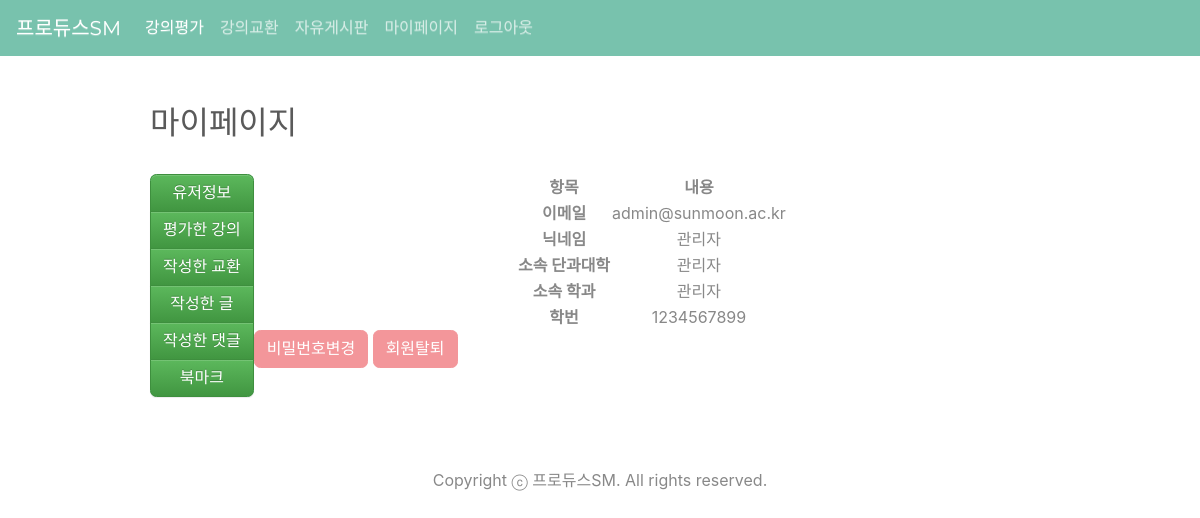
Page /page/mypage_board/user_information.php (signed in) on the committed database.
### tables this page shows
CREATE TABLE `member` (
  `idx` int(11) NOT NULL,
  `id` varchar(100) NOT NULL,
  `pw` varchar(100) NOT NULL,
  `name` varchar(100) NOT NULL,
  `email` varchar(100) NOT NULL,
  `student_idx` int(10) NOT NULL,
  `college_name` varchar(45) NOT NULL,
  `major_name` varchar(45) NOT NULL
);

### db.php (called while the page is built, shortened)
<?php
 $db = new mysqli("localhost","root","123456","producesm");
 $db->set_charset("utf8");
 function mq($sql){
   global $db;
   return $db->query($sql);
 }
 ?>

### page/mypage_board/user_information.php (the view, shortened to what this page needs)
<?php
	include "../../db.php";
	if(isset($_SESSION['userid'])){
?>
<!doctype html>
<html>
<head>
 <link rel="stylesheet" href="../../css/board.css" />
<link rel="stylesheet" href="../../css/bootstrap.min.css">
<link rel="stylesheet" href="../../css/bootstrap-theme.min.css">
</head>
<nav class="navbar navbar-expand-lg navbar-dark bg-primary">
  <a class="navbar-brand" href="../../../index.php">프로듀스SM</a>
  <div class="collapse navbar-collapse" id="navbarColor01">
    <ul class="navbar-nav mr-auto">
      <li class="nav-item active">
        <a class="nav-link" href="../../page/evaluation.php">강의평가 <span class="sr-only">(current)</span></a>
      </li>
      <li class="nav-item">
        <a class="nav-link" href="../../page/trade.php">강의교환</a>
      </li>
      <li class="nav-item">
        <a class="nav-link" href="../../page/list.php">자유게시판</a>
      </li>
      <li class="nav-item">
        <a class="nav-link" href="../../page/mypage.php">마이페이지</a>
      </li>
      <li class="nav-item">
        <a class="nav-link" href="../../member/logout.php">로그아웃</a>
      </li>
    </ul>
  </div>
</nav>
<body>
	<div id="board_area">
		<br><br><h2>마이페이지</h2><br>
		<div class="btn-group-vertical" style="float:left;">
  		<a class="btn btn-success" href="user_information.php">유저정보</a>
  		<a class="btn btn-success" href="my_evaluation.php">평가한 강의</a>
			<a class="btn btn-success" href="my_trade.php">작성한 교환</a>
  		<a class="btn btn-success" href="my_list.php">작성한 글</a>
  		<a class="btn btn-success" href="my_reply.php">작성한 댓글</a>
  		<a class="btn btn-success" href="my_bookmark.php">북마크</a>
		</div>
			<?php
				$sql = mq("select * from member where id='".$_SESSION['userid']."'");
				$user = $sql->fetch_array();
			?>
				<form method="post">
					<div>
		   			<table style="margin-left: auto; margin-right: auto;">
		       	<thead>
		       	<tr>
		           <th scope="cols">항목</th>
		           <th scope="cols">내용</th>
		       	</tr>
		       	</thead>
		       	<tbody>
		       	<tr>
		           <th scope="row">이메일</th>
		           <td><?php echo $user['email'].$user['emadress']?></td>
		       </tr>
		       <tr>
		           <th scope="row">닉네임</th>
		           <td><?php echo $user['name']; ?></td>
		       </tr>
		       <tr>
		           <th scope="row">소속 단과대학</th>
		           <td><?php echo $user['college_name']; ?></td>
		       </tr>
		       <tr>
		           <th scope="row">소속 학과</th>
		           <td><?php echo $user['major_name']; ?></td>
		       </tr>
		       <tr>
		           <th scope="row">학번</th>
		           <td><?php echo $user['student_idx']; ?></td>
		       </tr>
		       </tbody>
		   		</table>
		   	</div>
				<div style="margin-left:auto; margin-right:auto;">
					<a class="btn btn-secondary my-2 my-sm-0" href="user_modify.php">비밀번호변경</a>
					<a class="btn btn-secondary my-2 my-sm-0" href="user_delete.php">회원탈퇴</a>
				</div>
			</form>
	</div>
	<div class="container" style="padding-top:100px;">
		<p class="text-center">Copyright ⓒ 프로듀스SM. All rights reserved.</p>
	</div>
</body>
</html>
<?php
    }else{
        echo "<script>alert('잘못된 접근입니다.'); location.href='../../index.php'; </script>";
    }
 ?>

### css/board.css (style rules this page uses)
a { text-decoration: none; color:#333; }
ul li { list-style:none; }
#board_area { width: 900px; margin: 0 auto; position: relative; }

### page/mypage_board/user_information.php (style rules this page uses)
th { text-align: center; }
td { text-align: center; }

### rows in the picture
member: email "admin@sunmoon.ac.kr", name "관리자", college_name "관리자", major_name "관리자", student_idx "1234567899"
